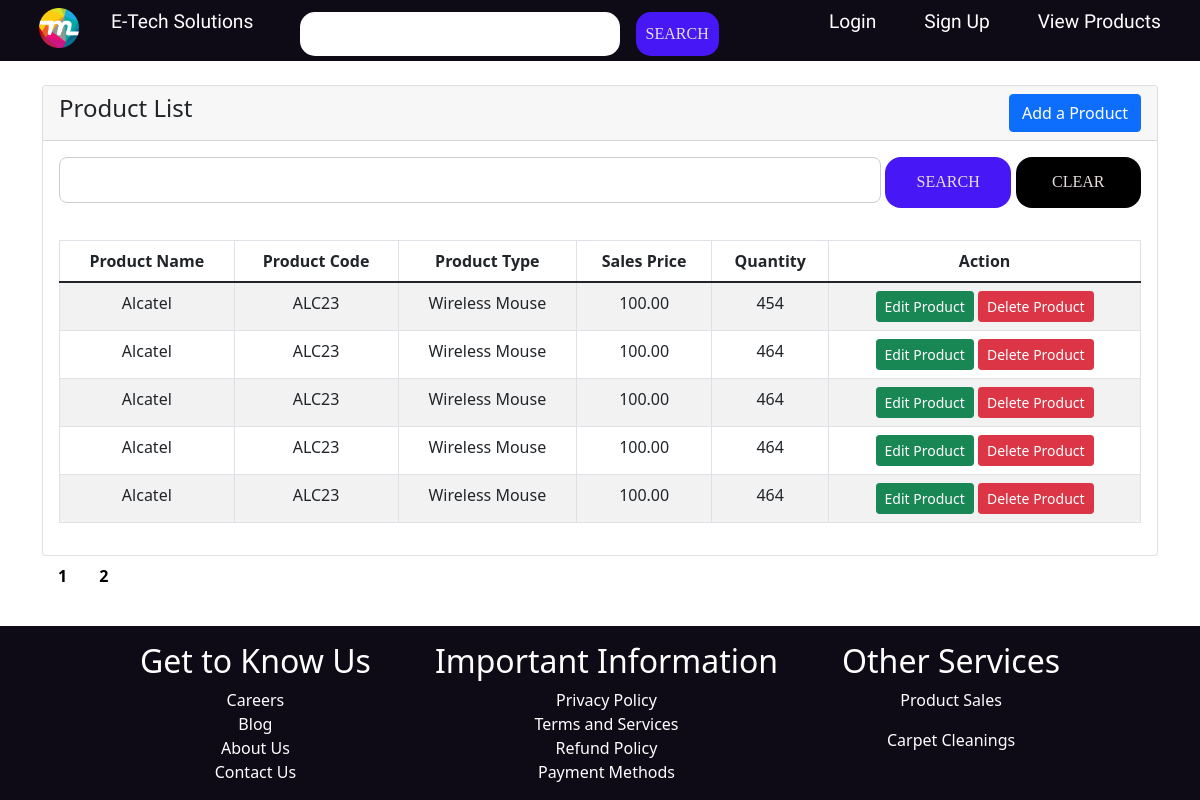
The app's page /productList.php with its own data.
### tables this page shows
CREATE TABLE `products` (
  `product_id` int(100) NOT NULL,
  `product_name` varchar(100) NOT NULL,
  `product_code` varchar(20) NOT NULL,
  `product_type` varchar(50) NOT NULL,
  `product_description` text NOT NULL,
  `vendor_id` int(100) NOT NULL,
  `vendor` varchar(100) NOT NULL,
  `cost_price` decimal(10,2) NOT NULL,
  `sales_price` decimal(10,2) NOT NULL,
  `quantity` int(10) NOT NULL
);

### productList.php (the view, shortened to what this page needs)
<?php include 'header.php'; ?>
    <div class="container mt-4">
        <?php
            $num_per_page = 5;
            if (isset($_GET['page'])){
                $page = $_GET['page'];
            }else{
                $page = 1;
            }
            $start_from = ($page-1)*5;
        ?>
        <div class="row">
            <div class="col-md-12">
                <div class="card">
                    <div class="card-header">
                        <h4>Product List
                            <a href="addProduct.php" class="btn btn-primary float-end">Add a Product</a>
                        </h4>
                    </div>
                    <form action="<?php echo htmlspecialchars($_SERVER["PHP_SELF"]);?>">
                        <div class="product_searchbar">
                            <input type="text" name="product_query" value="<?php if(isset($_GET['product_query']))
                            {echo $_GET['product_query'];}else{echo '';}?>" class="search_item search_field">
                            <input type="submit" value="SEARCH" name="product_search" class="search_item btn_search">
                            <input type="submit" value="CLEAR" name="product_clear" class="search_item btn_clear">
                        </div>
                    </form>
                    <div class="card-body">
                        <table class="table table-bordered table-striped text-center">
                            <thead>
                                <tr>
                                    <th>Product Name</th>
                                    <th>Product Code</th>
                                    <th>Product Type</th>
                                    <th>Sales Price</th>
                                    <th>Quantity</th>
                                    <th>Action</th>
                                </tr>
                            </thead>
                            <tbody>
                                <?php
                                    if (isset($_GET['product_search'])){
                                        $search = $_GET['product_query'];
                                        if (strcmp($_SESSION['user-type'], "vendor") == 0){
                                            $userID = $_SESSION['user_id'];
                                            $query = "SELECT * FROM products WHERE
                                            CONCAT(product_name,product_code,product_type,
                                            product_description,cost_price,sales_price,quantity,vendor_id, vendor)
                                            LIKE'%$search%' AND vendor_id='$userID' LIMIT $start_from, $num_per_page";
                                        }else{
                                            $query = "SELECT * FROM products WHERE
                                            CONCAT(product_name,product_code,product_type,
                                            product_description,cost_price,sales_price,quantity,vendor_id, vendor)
                                            LIKE'%$search%' LIMIT $start_from, $num_per_page";
                                        }
                                        $result = mysqli_query($con, $query);
                                    }else{
                                        $userID = $_SESSION['user_id'];
                                        if (strcmp($_SESSION['user-type'], "vendor") == 0){
                                            $query = "SELECT * FROM products WHERE
                                            vendor_id='$userID' LIMIT $start_from, $num_per_page";
                                        }else{
                                            $query = "SELECT * FROM products LIMIT $start_from, $num_per_page";
                                        }
                                        $result = mysqli_query($con, $query);
                                    }
                                    if(mysqli_num_rows($result) > 0){
                                        foreach($result as $product){
                                ?>
                                <tr>
                                    <td><?= $product['product_name']; ?></td>
                                    <td><?= $product['product_code']; ?></td>
                                    <td><?= $product['product_type']; ?></td>
                                    <td><?= $product['sales_price']; ?></td>
                                    <td><?= $product['quantity']; ?></td>
                                    <td >
                                        <a href="editProduct.php?id=<?= $product['product_id']; ?>"
                                        class="btn btn-success btn-sm">Edit Product</a>
                                        <form action="deleteProduct.php" method="POST" class="d-inline">
                                            <button type="submit" name="delete" value="<?= $product['product_id'];?>"
                                            class="btn btn-danger btn-sm">Delete Product</button>
                                        </form>
                                    </td>
                                </tr>
                                <?php
                                            }
                                                }else{
                                                    echo "<h5> No Products Found </h5>";
                                                }
                                ?>
                            </tbody>
                        </table>
                    </div>
                </div>
            </div>
        </div>
        <?php
            if (isset($_GET['product_search'])){
                $search = $_GET['product_query'];
                if (strcmp($_SESSION['user-type'], "vendor") == 0){
                    $userID = $_SESSION['user_id'];
                    $query = "SELECT * FROM products WHERE
                    CONCAT(product_name,product_code,product_type,
                    product_description,cost_price,sales_price,quantity,vendor_id, vendor)
                    LIKE'%$search%' AND vendor_id='$userID' LIMIT $start_from, $num_per_page";
                }else{
                    $query = "SELECT * FROM products WHERE
                    CONCAT(product_name,product_code,product_type,
                    product_description,cost_price,sales_price,quantity,vendor_id, vendor)
                    LIKE'%$search%' LIMIT $start_from, $num_per_page";
                }
                $result = mysqli_query($con, $query);
                $total_records = mysqli_num_rows($result);
                $total_pages = ceil($total_records/$num_per_page);
                echo "<div class='pagination'>";
                for($i = 1; $i <= $total_pages; $i++){
                    echo "<a href='productList.php?product_query=" . $search .
                    "&product_search=SEARCH&page=" . $i . "'>" . $i . "</a>";
                }
                echo "</div>";
            }else{
                $userID = $_SESSION['user_id'];
                if (strcmp($_SESSION['user-type'], "vendor") == 0){
                    $query = "SELECT * FROM products WHERE
                    vendor_id='$userID'";
                }else{
                    $query = "SELECT * FROM products";
                }
                $result = mysqli_query($con, $query);
                $total_records = mysqli_num_rows($result);
                $total_pages = ceil($total_records/$num_per_page);
                echo "<div class='pagination'>";
                for($i = 1; $i <= $total_pages; $i++){
                    echo "<a href='productList.php?page=" . $i . "'>" . $i . "</a>";
                }
                echo "</div>";
            }
        ?>
    </div>
<?php include 'footer.php'; ?>

### index.css (style rules this page uses)
*, *::before, *::after { box-sizing: border-box; }
html { height: 100%; }
body { margin: 0; display: flex; flex-direction: column; min-height: 100%; }
a { text-decoration: none; color: black; display: flex; }
input[type="text"], input[type="email"], textarea { width: 100%; border: 1px solid #ccc; background: white; margin: 0 0 5px; padding: 10px; }
.product_searchbar { margin: 1rem; display: flex; gap: 0.3rem; }
.search_item { width: 15%; }
.search_item:nth-of-type(1) { width: 100%; }
.search_field { border-radius: 0.5rem; padding: 0.3rem 1rem; border: 2px solid black; }
.btn_search { background-color: #4717F6; color: #E7DFDD; font-family: 'Roboto Serif', serif; border: none; border-radius: 1rem; }
.btn_clear { background-color: #000; color: #E7DFDD; font-family: 'Roboto Serif', serif; border: none; border-radius: 1rem; }
.pagination a { color: black; font-weight: bold; float: left; padding: 8px 16px; text-decoration: none; transition: background-color .3s; }

### records on screen
products: product_name "Alcatel", product_code "ALC23", product_type "Wireless Mouse", sales_price "100.00", quantity "454", $product['product_id'] 12 (drawn)
products: product_name "Alcatel", product_code "ALC23", product_type "Wireless Mouse", sales_price "100.00", quantity "464", $product['product_id'] 13 (drawn)
products: product_name "Alcatel", product_code "ALC23", product_type "Wireless Mouse", sales_price "100.00", quantity "464", $product['product_id'] 14 (drawn)
products: product_name "Alcatel", product_code "ALC23", product_type "Wireless Mouse", sales_price "100.00", quantity "464", $product['product_id'] 15 (drawn)
products: product_name "Alcatel", product_code "ALC23", product_type "Wireless Mouse", sales_price "100.00", quantity "464", $product['product_id'] 16 (drawn)
